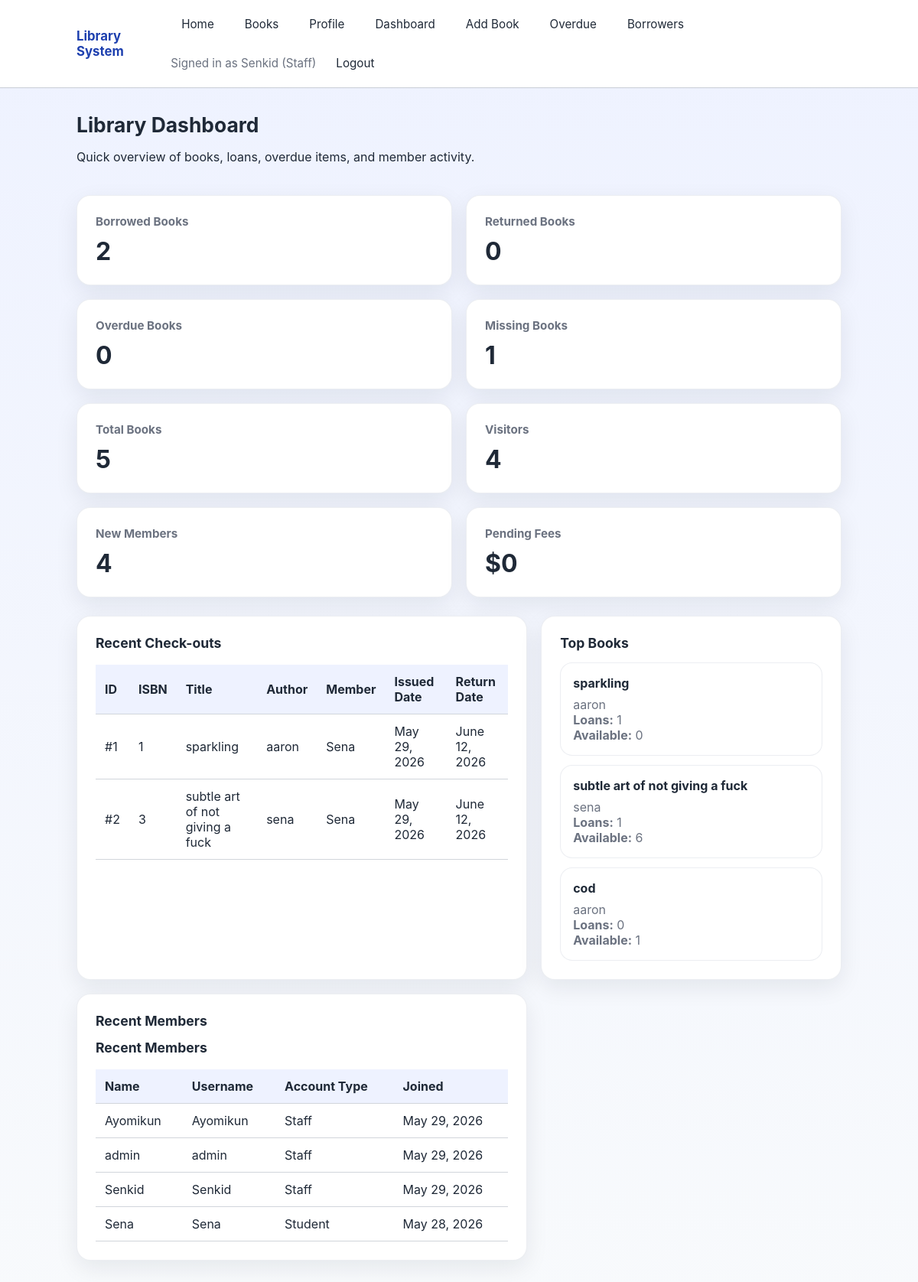
The app's page /dashboard/ (signed in) with its own data.
### library/models.py (models this page shows, shortened)
class Loan(models.Model):
    user = models.ForeignKey(User, on_delete=models.CASCADE)
    book = models.ForeignKey(Book, on_delete=models.CASCADE)
    borrowed_date = models.DateField(auto_now_add=True)
    return_date = models.DateField()
    returned = models.BooleanField(default=False)

class Book(models.Model):
    category = models.ForeignKey(Category, on_delete=models.CASCADE)
    title = models.CharField(max_length=200)
    author = models.CharField(max_length=100)
    description = models.TextField()
    cover_image = models.ImageField(upload_to='books/')
    available_copies = models.PositiveIntegerField(default=1)

### library/views.py (the view)
# urls.py: path('dashboard/', views.dashboard, name='dashboard'),
@login_required
def dashboard(request):
    if not request.user.is_staff:
        messages.error(request, 'Not authorized to view the dashboard')
        return redirect('home')
    today = date.today()
    borrowed_books = Loan.objects.filter(returned=False).count()
    returned_books = Loan.objects.filter(returned=True).count()
    overdue_books = Loan.objects.filter(returned=False, return_date__lt=today).count()
    missing_books = Book.objects.filter(available_copies=0).count()
    total_books = Book.objects.count()
    visitors = User.objects.count()
    new_members = User.objects.filter(date_joined__gte=today - timedelta(days=30)).count()
    pending_fees = overdue_books * 5
    recent_loans = Loan.objects.select_related('book', 'user').order_by('-borrowed_date')[:5]
    top_books = (
        Book.objects.annotate(loan_count=Count('loan'))
            .order_by('-loan_count')[:3]
    )
    recent_members = User.objects.order_by('-date_joined')[:5]
    context = {
        'borrowed_books': borrowed_books,
        'returned_books': returned_books,
        'overdue_books': overdue_books,
        'missing_books': missing_books,
        'total_books': total_books,
        'visitors': visitors,
        'new_members': new_members,
        'pending_fees': pending_fees,
        'recent_loans': recent_loans,
        'top_books': top_books,
        'recent_members': recent_members,
        'today': today,
    }
    return render(request, 'library/dashboard.html', context)

### library/templates/library/dashboard.html
{% extends 'base.html' %}
{% block content %}
<div class="page-header">
    <div>
        <h1>Library Dashboard</h1>
        <p>Quick overview of books, loans, overdue items, and member activity.</p>
    </div>
</div>
<div class="dashboard-grid">
    <div class="stat-card">
        <h2>Borrowed Books</h2>
        <strong>{{ borrowed_books }}</strong>
    </div>
    <div class="stat-card">
        <h2>Returned Books</h2>
        <strong>{{ returned_books }}</strong>
    </div>
    <div class="stat-card">
        <h2>Overdue Books</h2>
        <strong>{{ overdue_books }}</strong>
    </div>
    <div class="stat-card">
        <h2>Missing Books</h2>
        <strong>{{ missing_books }}</strong>
    </div>
    <div class="stat-card">
        <h2>Total Books</h2>
        <strong>{{ total_books }}</strong>
    </div>
    <div class="stat-card">
        <h2>Visitors</h2>
        <strong>{{ visitors }}</strong>
    </div>
    <div class="stat-card">
        <h2>New Members</h2>
        <strong>{{ new_members }}</strong>
    </div>
    <div class="stat-card">
        <h2>Pending Fees</h2>
        <strong>${{ pending_fees }}</strong>
    </div>
</div>
<div class="dashboard-panels">
    <section class="dashboard-panel">
        <h2>Recent Check-outs</h2>
        <table>
            <thead>
                <tr>
                    <th>ID</th>
                    <th>ISBN</th>
                    <th>Title</th>
                    <th>Author</th>
                    <th>Member</th>
                    <th>Issued Date</th>
                    <th>Return Date</th>
                </tr>
            </thead>
            <tbody>
                {% for loan in recent_loans %}
                    <tr>
                        <td>#{{ loan.id }}</td>
                        <td>{{ loan.book.id }}</td>
                        <td>{{ loan.book.title }}</td>
                        <td>{{ loan.book.author }}</td>
                        <td>{{ loan.user.username }}</td>
                        <td>{{ loan.borrowed_date }}</td>
                        <td>{{ loan.return_date }}</td>
                    </tr>
                {% empty %}
                    <tr>
                        <td colspan="7">No recent loans yet.</td>
                    </tr>
                {% endfor %}
            </tbody>
        </table>
    </section>
    <section class="dashboard-panel">
        <h2>Top Books</h2>
        <div class="top-books">
            {% for book in top_books %}
                <div class="top-book-card">
                    <h3>{{ book.title }}</h3>
                    <p>{{ book.author }}</p>
                    <p><strong>Loans:</strong> {{ book.loan_count }}</p>
                    <p><strong>Available:</strong> {{ book.available_copies }}</p>
                </div>
            {% empty %}
                <p>No books available yet.</p>
            {% endfor %}
        </div>
    </section>
    <section class="dashboard-panel">
        <h2>Recent Members</h2>
        <h2>Recent Members</h2>
        <table>
            <thead>
                <tr>
                    <th>Name</th>
                    <th>Username</th>
                    <th>Account Type</th>
                    <th>Joined</th>
                </tr>
            </thead>
            <tbody>
                {% for member in recent_members %}
                    <tr>
                        <td>{{ member.get_full_name|default:member.username }}</td>
                        <td>{{ member.username }}</td>
                        <td>{{ member.is_staff|yesno:"Staff,Student" }}</td>
                        <td>{{ member.date_joined|date:"M j, Y" }}</td>
                    </tr>
                {% empty %}
                    <tr>
                        <td colspan="4">No members registered yet.</td>
                    </tr>
                {% endfor %}
            </tbody>
        </table>
    </section>
</div>
{% endblock %}

### templates/base.html (shortened to what this page needs)
{% load static %}
<!DOCTYPE html>
<html>
<head>
    <link rel="stylesheet" href="{% static 'css/style.css' %}">
</head>
<body>
    <header class="site-header">
        <div class="container header-inner">
            <a class="brand" href="/">Library System</a>
            <nav class="site-nav">
                <a href="/">Home</a>
                {% if user.is_authenticated %}
                    <a href="/books/">Books</a>
                    <a href="{% url 'profile' %}">Profile</a>
                    {% if user.is_staff %}
                        <a href="{% url 'dashboard' %}">Dashboard</a>
                        <a href="/add-book/">Add Book</a>
                    {% endif %}
                    <a href="{% url 'overdue_loans' %}">Overdue</a>
                    {% if user.is_staff %}
                        <a href="{% url 'borrowers_list' %}">Borrowers</a>
                    {% endif %}
                    <span class="nav-user">Signed in as {{ user.username }} ({{ user.is_staff|yesno:"Staff,Student" }})</span>
                    <a href="{% url 'logout' %}">Logout</a>
                {% else %}
                    <a href="{% url 'login' %}">Login</a>
                    <a href="{% url 'register' %}">Register</a>
                {% endif %}
            </nav>
        </div>
    </header>
    <main class="container main-content">
        {% block content %}
        {% endblock %}
    </main>
</body>
</html>

### static/css/style.css (style rules this page uses)
* { box-sizing: border-box; }
:root { --bg: #f7f8fb; --surface: #ffffff; --surface-strong: #edf2f7; --text: #1f2937; --muted: #6b7280; --primary: #2563eb; --primary-dark: #1e40af; --danger: #dc2626; --warning: #f59e0b; --border: #d1d5db; --shadow: 0 10px 30px rgba(15, 23, 42, 0.08); }
body { margin: 0; min-height: 100vh; font-family: Inter, system-ui, -apple-system, BlinkMacSystemFont, "Segoe UI", sans-serif; background: linear-gradient(180deg, #eef2ff 0%, #f8fafc 100%); color: var(--text); }
.container { width: min(1000px, calc(100% - 32px)); margin: 0 auto; }
.site-header { background: #ffffff; border-bottom: 1px solid var(--border); box-shadow: 0 1px 0 rgba(15, 23, 42, 0.04); }
.header-inner { display: flex; align-items: center; justify-content: space-between; gap: 12px; padding: 12px 0; }
.brand { font-size: 1.05rem; font-weight: 700; color: var(--primary-dark); text-decoration: none; }
.site-nav { display: flex; flex-wrap: wrap; align-items: center; gap: 12px; font-size: 0.95rem; }
.site-nav a { color: var(--text); text-decoration: none; padding: 10px 14px; border-radius: 9999px; transition: background 0.2s ease, color 0.2s ease; }
.nav-user { color: var(--muted); }
.main-content { padding: 32px 0 64px; }
.page-header { display: flex; flex-wrap: wrap; justify-content: space-between; align-items: center; gap: 16px; margin-bottom: 24px; }
.page-header h1 { margin: 0; font-size: clamp(1.5rem, 2.2vw, 1.8rem); }
table { width: 100%; border-collapse: collapse; }
thead { background: #eef2ff; }
th, td { padding: 12px; border-bottom: 1px solid var(--border); text-align: left; }
.dashboard-grid { display: grid; grid-template-columns: repeat(2, minmax(0, 1fr)); gap: 18px; margin-bottom: 24px; }
.stat-card { background: var(--surface); border: 1px solid rgba(148, 163, 184, 0.18); border-radius: 18px; padding: 24px; box-shadow: var(--shadow); }
.stat-card h2 { margin: 0 0 10px; font-size: 0.95rem; color: var(--muted); }
.stat-card strong { display: block; font-size: 2rem; margin-top: 8px; color: var(--text); }
.dashboard-panels { display: grid; grid-template-columns: 1.5fr 1fr; gap: 18px; margin-bottom: 24px; }
.dashboard-panel { background: var(--surface); border: 1px solid rgba(148, 163, 184, 0.18); border-radius: 18px; padding: 24px; box-shadow: var(--shadow); }
.dashboard-panel h2 { margin-top: 0; font-size: 1.1rem; }
.dashboard-panel table { margin-top: 18px; }
.top-books { display: grid; gap: 12px; }
.top-book-card { padding: 16px; border: 1px solid rgba(148, 163, 184, 0.18); border-radius: 16px; background: var(--surface); }
.top-book-card h3 { margin: 0 0 8px; font-size: 1rem; }
.top-book-card p { margin: 0; color: var(--muted); }

### records on screen
Loan: id "1", book.id "1", book "sparkling", book.author "aaron", user.username "Sena", borrowed_date "May 29, 2026", return_date "June 12, 2026"
Loan: id "2", book.id "3", book "subtle art of not giving a fuck", book.author "sena", user.username "Sena", borrowed_date "May 29, 2026", return_date "June 12, 2026"
Book: title "sparkling", author "aaron", loan_count "1", available_copies "0"
Book: title "subtle art of not giving a fuck", author "sena", loan_count "1", available_copies "6"
Book: title "cod", author "aaron", loan_count "0", available_copies "1"

### other values on screen
{{ user.username }} "Senkid"
{{ user.is_staff|yesno:"Staff,Student" }} "Staff"
{{ borrowed_books }} "2"
{{ returned_books }} "0"
{{ overdue_books }} "0"
{{ missing_books }} "1"
{{ total_books }} "5"
{{ visitors }} "4"
{{ new_members }} "4"
{{ pending_fees }} "0"
{{ member.get_full_name|default:member.username }} "Ayomikun"
{{ member.username }} "Ayomikun"
{{ member.is_staff|yesno:"Staff,Student" }} "Staff"
{{ member.date_joined|date:"M j, Y" }} "May 29, 2026"
{{ member.get_full_name|default:member.username }} "admin"
